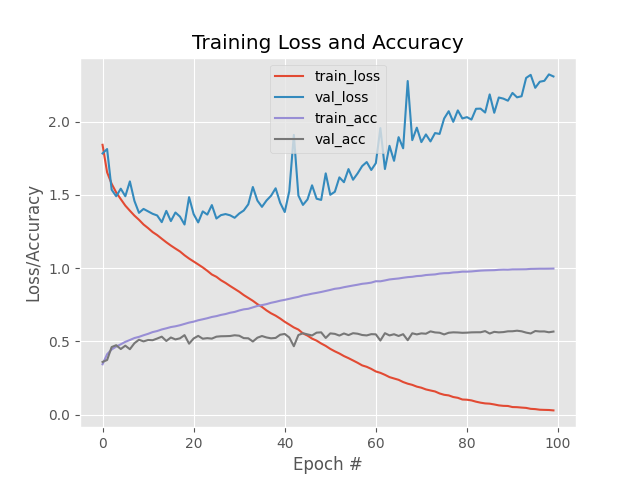
#> input picture pyimagesearch/.png, 640 x 480 px
$ python knn.py --dataset .
#> lines starting #> are read from the running program, lines starting #| are printed output that depends on the picture
### pyimagesearch/datasets/simpledatasetloader.py
import numpy as np
import cv2
import os


class SimpleDatasetLoader:
    def __init__(self, preprocessors=None):
        # store the image preprocessor
        self.preprocessors = preprocessors

        # if the preprocessors are None, initialize them as an
        # empty list
        if self.preprocessors is None:
            self.preprocessors = []

    def load(self, imagePaths, verbose=-1):

        # initialize the list of features and labels
#> called with verbose = 500
        data = []
        labels = []

        # loop over the input images
        for (i, imagePath) in enumerate(imagePaths):
            # load the image and extract the class label assuming
            # that our path has the following format:
            # /path/to/dataset/{class}/{image}.jpg
            image = cv2.imread(imagePath)
#> image is the input picture: shape (480, 640, 3); mean B, G, R 236.4, 235.8, 235.7
            label = imagePath.split(os.path.sep)[-2]

            # check to see if our preprocessors are not None
            if self.preprocessors is not None:
                # loop over the preprocessors and apply each to
                # the image
                for p in self.preprocessors:
                    image = p.preprocess(image)
#> this loop made 1 pass
#> pass 1, in load, `image = p.preprocess(image)`:
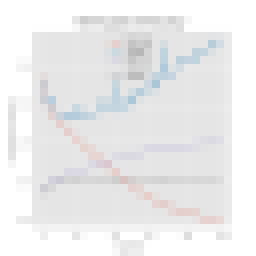
#> image: shape (32, 32, 3) (shown 8 times larger); mean B, G, R 236.4, 235.8, 235.7

                # treat our processed image as a "feature vector"
                # by updating the data list followed by the labels
            data.append(image)
            labels.append(label)

            # show an update every ‘verbose‘ images
            if verbose > 0 and i > 0 and (i + 1) % verbose == 0:
                print("[INFO] processed {}/{}".format(i + 1, len(imagePaths)))

        # return a tuple of the data and labels
        return np.array(data), np.array(labels)

### pyimagesearch/preprocessing/simplepreprocessor.py
import cv2


class SimplePreprocessor:
    def __init__(self, width, height, inter=cv2.INTER_AREA):
        # store the target image width, height, and interpolation
        # method used when resizing
        self.width = width
        self.height = height
        self.inter = inter

    def preprocess(self, image):
        # resize the image to a fixed size, ignoring the aspect
        # ratio
        return cv2.resize(image, (self.width, self.height), interpolation=self.inter)


### pyimagesearch/knn.py
from sklearn.neighbors import KNeighborsClassifier
from sklearn.preprocessing import LabelEncoder
from sklearn.model_selection import train_test_split
from sklearn.metrics import classification_report
from preprocessing.simplepreprocessor import SimplePreprocessor
from datasets.simpledatasetloader import SimpleDatasetLoader
from imutils import paths
import argparse

# construct the argument parse and parse the arguments
ap = argparse.ArgumentParser()
ap.add_argument("-d", "--dataset", required=True, help="path to input dataset")
ap.add_argument("-k", "--neighbors", type=int, default=1, help="# of nearest neighbors for classification")
ap.add_argument("-j", "--jobs", type=int, default=-1,
                help="# of jobs for k-NN distance (-1 uses all available cores)")
args = vars(ap.parse_args())

# grab the list of images that we’ll be describing
print("[INFO] loading images...")
imagePaths = list(paths.list_images(args["dataset"]))
# initialize the image preprocessor, load the dataset from disk,
# and reshape the data matrix
sp = SimplePreprocessor(32, 32)
sdl = SimpleDatasetLoader(preprocessors=[sp])
(data, labels) = sdl.load(imagePaths, verbose=500)
data = data.reshape((data.shape[0], 3072))
# show some information on memory consumption of the images
print("[INFO] features matrix: {:.1f}MB".format(data.nbytes / (1024 * 1000.0)))
#| [INFO] features matrix: 0.0MB

le = LabelEncoder()
labels = le.fit_transform(labels)
#> labels = [0]
# partition the data into training and testing splits using 75% of
# the data for training and the remaining 25% for testing
#> (the run stopped early here; a loop or call above may not have finished)
